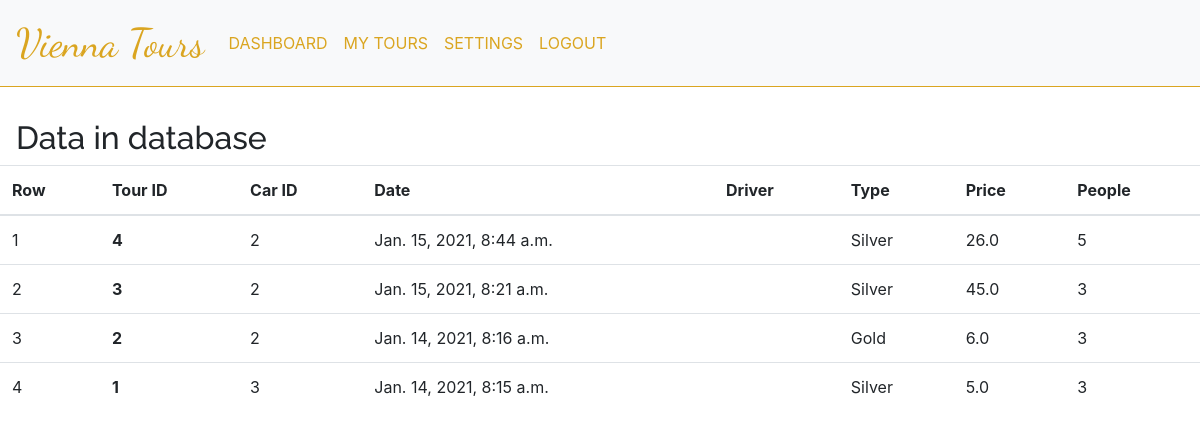
Before: /users/tours/ (signed in) with the older database file.
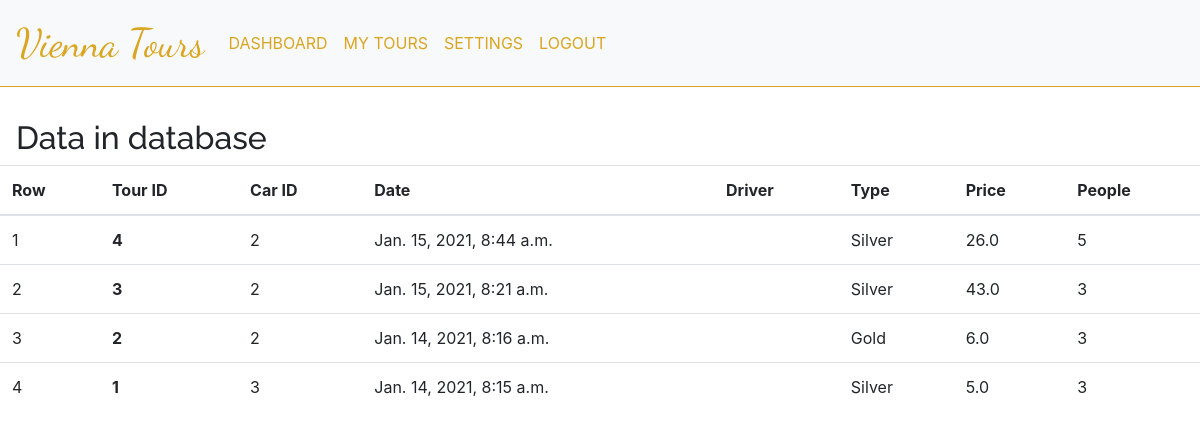
After: the same page with the newer database file.
### supervisor/models.py (models this page shows, shortened)
class Tour(models.Model):
    driverID = models.ForeignKey(User, on_delete=models.DO_NOTHING)  #TODO change to something else. If User is deleted, delete tours?
    carID = models.ForeignKey(Car, on_delete=models.DO_NOTHING)
    date = models.DateTimeField(default=timezone.now) #TODO change to something else
    duration = models.FloatField()
    tourType = models.CharField(max_length=20)
    people = models.IntegerField()
    price = models.FloatField()

class Car(models.Model):
    latitude = models.FloatField(default=0.0)
    longitude = models.FloatField(default=0.0)
    photoOption = models.CharField(max_length=20, default='car-black')

### users/views.py (the view)
# urls.py: path('tours/', TourListsView.as_view(), name='user-tours'),
class TourListsView(ListView):
    model = Tour
    template_name = 'users/listtours.html'
    context_object_name = 'tours'
    ordering = ['-date']

### users/templates/users/listtours.html
{% extends "nav-user.html" %}
{% block content %}
<div class="table-header">
    <h2>Data in database</h2>
</div>
<table class="table">
    <thead>
        <tr>
            <th scope="col">Row</th>
            <th scope="col">Tour ID</th>
            <th scope="col">Car ID</th>
            <th scope="col">Date</th>
            <th scope="col">Driver</th>
            <th scope="col">Type</th>
            <th scope="col">Price</th>
            <th scope="col">People</th>
        </tr>
        </thead>
        <tbody>
    {% for post in tours %}
    <tr>
        <td>{{forloop.counter}}</td>
        <th scope="row">{{ post.id }}</th>
        <td>{{ post.carID.id }}</td>
        <td>{{ post.date }}</td>
        <td>{{ post.driverID.name }} {{ post.driverID.surname }}</td>
        <td>{{ post.tourType }}</td>
        <td>{{ post.price }}</td>
        <td>{{ post.people }}</td>
    </tr>
    {% endfor %}
</tbody>
</table>
{% endblock content %}

Changed rows visible on the page:
changed Tour "Jan. 15, 2021, 8:21 a.m.": price "45.0" → "43.0"
